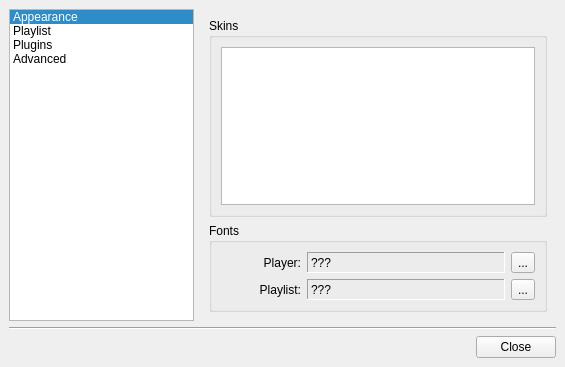
<ui version="4.0" >
 <class>ConfigDialog</class>
 <widget class="QDialog" name="ConfigDialog" >
  <property name="geometry" >
   <rect>
    <x>0</x>
    <y>0</y>
    <width>565</width>
    <height>367</height>
   </rect>
  </property>
  <property name="windowTitle" >
   <string>Qmmp Settings</string>
  </property>
  <layout class="QGridLayout" >
   <property name="margin" >
    <number>9</number>
   </property>
   <property name="spacing" >
    <number>6</number>
   </property>
   <item row="0" column="1" >
    <widget class="QStackedWidget" name="stackedWidget" >
     <property name="sizePolicy" >
      <sizepolicy>
       <hsizetype>5</hsizetype>
       <vsizetype>5</vsizetype>
       <horstretch>0</horstretch>
       <verstretch>0</verstretch>
      </sizepolicy>
     </property>
     <property name="frameShadow" >
      <enum>QFrame::Raised</enum>
     </property>
     <property name="currentIndex" >
      <number>0</number>
     </property>
     <widget class="QWidget" name="widget1" >
      <layout class="QVBoxLayout" >
       <property name="margin" >
        <number>9</number>
       </property>
       <property name="spacing" >
        <number>6</number>
       </property>
       <item>
        <widget class="QGroupBox" name="groupBox" >
         <property name="title" >
          <string>Skins</string>
         </property>
         <layout class="QVBoxLayout" >
          <property name="margin" >
           <number>9</number>
          </property>
          <property name="spacing" >
           <number>6</number>
          </property>
          <item>
           <widget class="QListWidget" name="listWidget" >
            <property name="movement" >
             <enum>QListView::Static</enum>
            </property>
            <property name="flow" >
             <enum>QListView::TopToBottom</enum>
            </property>
            <property name="viewMode" >
             <enum>QListView::ListMode</enum>
            </property>
            <property name="modelColumn" >
             <number>0</number>
            </property>
           </widget>
          </item>
         </layout>
        </widget>
       </item>
       <item>
        <widget class="QGroupBox" name="plGroupBox" >
         <property name="title" >
          <string>Fonts</string>
         </property>
         <layout class="QGridLayout" >
          <property name="margin" >
           <number>9</number>
          </property>
          <property name="spacing" >
           <number>6</number>
          </property>
          <item row="0" column="0" >
           <widget class="QLabel" name="label" >
            <property name="maximumSize" >
             <size>
              <width>80</width>
              <height>16777215</height>
             </size>
            </property>
            <property name="text" >
             <string>Player:</string>
            </property>
            <property name="alignment" >
             <set>Qt::AlignRight|Qt::AlignTrailing|Qt::AlignVCenter</set>
            </property>
           </widget>
          </item>
          <item row="1" column="0" >
           <widget class="QLabel" name="label_2" >
            <property name="maximumSize" >
             <size>
              <width>80</width>
              <height>16777215</height>
             </size>
            </property>
            <property name="text" >
             <string>Playlist:</string>
            </property>
            <property name="alignment" >
             <set>Qt::AlignRight|Qt::AlignTrailing|Qt::AlignVCenter</set>
            </property>
           </widget>
          </item>
          <item row="1" column="1" >
           <widget class="QLabel" name="plFontLabel" >
            <property name="frameShape" >
             <enum>QFrame::Panel</enum>
            </property>
            <property name="frameShadow" >
             <enum>QFrame::Sunken</enum>
            </property>
            <property name="text" >
             <string>???</string>
            </property>
           </widget>
          </item>
          <item row="1" column="2" >
           <widget class="QToolButton" name="plFontButton" >
            <property name="text" >
             <string>...</string>
            </property>
           </widget>
          </item>
          <item row="0" column="1" >
           <widget class="QLabel" name="mainFontLabel" >
            <property name="frameShape" >
             <enum>QFrame::Panel</enum>
            </property>
            <property name="frameShadow" >
             <enum>QFrame::Sunken</enum>
            </property>
            <property name="text" >
             <string>???</string>
            </property>
           </widget>
          </item>
          <item row="0" column="2" >
           <widget class="QToolButton" name="mainFontButton" >
            <property name="text" >
             <string>...</string>
            </property>
           </widget>
          </item>
         </layout>
        </widget>
       </item>
      </layout>
     </widget>
     <widget class="QWidget" name="page" >
      <layout class="QGridLayout" >
       <property name="margin" >
        <number>9</number>
       </property>
       <property name="spacing" >
        <number>6</number>
       </property>
       <item row="0" column="0" >
        <widget class="QGroupBox" name="groupBox_3" >
         <property name="title" >
          <string>Metadata</string>
         </property>
         <layout class="QGridLayout" >
          <property name="margin" >
           <number>9</number>
          </property>
          <property name="spacing" >
           <number>6</number>
          </property>
          <item row="0" column="0" >
           <widget class="QCheckBox" name="metadataCheckBox" >
            <property name="text" >
             <string>Load metadata from files</string>
            </property>
           </widget>
          </item>
         </layout>
        </widget>
       </item>
       <item row="1" column="0" >
        <widget class="QGroupBox" name="groupBox_2" >
         <property name="title" >
          <string>Song Display</string>
         </property>
         <layout class="QHBoxLayout" >
          <property name="margin" >
           <number>9</number>
          </property>
          <property name="spacing" >
           <number>6</number>
          </property>
          <item>
           <widget class="QLabel" name="label_4" >
            <property name="text" >
             <string>Title format:</string>
            </property>
            <property name="alignment" >
             <set>Qt::AlignRight|Qt::AlignTrailing|Qt::AlignVCenter</set>
            </property>
           </widget>
          </item>
          <item>
           <widget class="QLineEdit" name="formatLineEdit" />
          </item>
          <item>
           <widget class="QToolButton" name="titleButton" >
            <property name="text" >
             <string>...</string>
            </property>
           </widget>
          </item>
         </layout>
        </widget>
       </item>
       <item row="2" column="0" >
        <spacer>
         <property name="orientation" >
          <enum>Qt::Vertical</enum>
         </property>
         <property name="sizeHint" >
          <size>
           <width>20</width>
           <height>121</height>
          </size>
         </property>
        </spacer>
       </item>
      </layout>
     </widget>
     <widget class="QWidget" name="widget" >
      <layout class="QGridLayout" >
       <property name="margin" >
        <number>9</number>
       </property>
       <property name="spacing" >
        <number>6</number>
       </property>
       <item row="1" column="0" >
        <widget class="QPushButton" name="preferencesButton" >
         <property name="text" >
          <string>Preferences</string>
         </property>
        </widget>
       </item>
       <item row="1" column="1" >
        <widget class="QPushButton" name="informationButton" >
         <property name="text" >
          <string>Information</string>
         </property>
        </widget>
       </item>
       <item row="1" column="2" >
        <spacer>
         <property name="orientation" >
          <enum>Qt::Horizontal</enum>
         </property>
         <property name="sizeHint" >
          <size>
           <width>101</width>
           <height>20</height>
          </size>
         </property>
        </spacer>
       </item>
       <item row="0" column="0" colspan="3" >
        <widget class="QTabWidget" name="pluginsTab" >
         <property name="tabPosition" >
          <enum>QTabWidget::North</enum>
         </property>
         <property name="tabShape" >
          <enum>QTabWidget::Rounded</enum>
         </property>
         <property name="currentIndex" >
          <number>0</number>
         </property>
         <widget class="QWidget" name="Input" >
          <attribute name="title" >
           <string>Input</string>
          </attribute>
          <layout class="QHBoxLayout" >
           <property name="margin" >
            <number>9</number>
           </property>
           <property name="spacing" >
            <number>6</number>
           </property>
           <item>
            <widget class="QTableWidget" name="inputPluginTable" >
             <property name="selectionMode" >
              <enum>QAbstractItemView::SingleSelection</enum>
             </property>
             <property name="selectionBehavior" >
              <enum>QAbstractItemView::SelectRows</enum>
             </property>
             <property name="rowCount" >
              <number>0</number>
             </property>
             <property name="columnCount" >
              <number>0</number>
             </property>
            </widget>
           </item>
          </layout>
         </widget>
         <widget class="QWidget" name="Output" >
          <attribute name="title" >
           <string>Output</string>
          </attribute>
          <layout class="QHBoxLayout" >
           <property name="margin" >
            <number>9</number>
           </property>
           <property name="spacing" >
            <number>6</number>
           </property>
           <item>
            <widget class="QTableWidget" name="outputPluginTable" >
             <property name="selectionMode" >
              <enum>QAbstractItemView::SingleSelection</enum>
             </property>
             <property name="selectionBehavior" >
              <enum>QAbstractItemView::SelectRows</enum>
             </property>
            </widget>
           </item>
          </layout>
         </widget>
        </widget>
       </item>
      </layout>
     </widget>
     <widget class="QWidget" name="page_2" >
      <layout class="QVBoxLayout" >
       <property name="margin" >
        <number>9</number>
       </property>
       <property name="spacing" >
        <number>6</number>
       </property>
       <item>
        <widget class="QGroupBox" name="groupBox_4" >
         <property name="title" >
          <string>Tray Icon</string>
         </property>
         <layout class="QGridLayout" >
          <property name="margin" >
           <number>9</number>
          </property>
          <property name="spacing" >
           <number>6</number>
          </property>
          <item row="2" column="0" >
           <widget class="QCheckBox" name="toolTipCheckBox" >
            <property name="text" >
             <string>Show tooltip</string>
            </property>
           </widget>
          </item>
          <item row="1" column="0" >
           <widget class="QCheckBox" name="messageCheckBox" >
            <property name="text" >
             <string>Show message</string>
            </property>
           </widget>
          </item>
          <item row="3" column="1" >
           <widget class="QSpinBox" name="messageDelaySpinBox" >
            <property name="maximum" >
             <number>10000</number>
            </property>
            <property name="minimum" >
             <number>100</number>
            </property>
            <property name="singleStep" >
             <number>100</number>
            </property>
            <property name="value" >
             <number>1000</number>
            </property>
           </widget>
          </item>
          <item row="3" column="0" >
           <widget class="QLabel" name="label_3" >
            <property name="text" >
             <string>Message delay, ms:</string>
            </property>
            <property name="alignment" >
             <set>Qt::AlignRight|Qt::AlignTrailing|Qt::AlignVCenter</set>
            </property>
           </widget>
          </item>
          <item row="0" column="0" colspan="2" >
           <widget class="QCheckBox" name="trayCheckBox" >
            <property name="text" >
             <string>Show tray icon</string>
            </property>
           </widget>
          </item>
         </layout>
        </widget>
       </item>
       <item>
        <widget class="QGroupBox" name="closeGroupBox" >
         <property name="title" >
          <string>Action On Close</string>
         </property>
         <layout class="QVBoxLayout" >
          <property name="margin" >
           <number>9</number>
          </property>
          <property name="spacing" >
           <number>6</number>
          </property>
          <item>
           <widget class="QRadioButton" name="hideToTrayRadioButton" >
            <property name="text" >
             <string>Hide to tray</string>
            </property>
           </widget>
          </item>
          <item>
           <widget class="QRadioButton" name="quitRadioButton" >
            <property name="text" >
             <string>Quit</string>
            </property>
            <property name="checked" >
             <bool>true</bool>
            </property>
           </widget>
          </item>
         </layout>
        </widget>
       </item>
       <item>
        <spacer>
         <property name="orientation" >
          <enum>Qt::Vertical</enum>
         </property>
         <property name="sizeHint" >
          <size>
           <width>20</width>
           <height>40</height>
          </size>
         </property>
        </spacer>
       </item>
      </layout>
     </widget>
    </widget>
   </item>
   <item row="0" column="0" >
    <widget class="QListWidget" name="contentsWidget" >
     <property name="sizePolicy" >
      <sizepolicy>
       <hsizetype>4</hsizetype>
       <vsizetype>5</vsizetype>
       <horstretch>0</horstretch>
       <verstretch>0</verstretch>
      </sizepolicy>
     </property>
     <property name="maximumSize" >
      <size>
       <width>185</width>
       <height>16777215</height>
      </size>
     </property>
     <property name="iconSize" >
      <size>
       <width>38</width>
       <height>38</height>
      </size>
     </property>
     <property name="movement" >
      <enum>QListView::Static</enum>
     </property>
     <property name="flow" >
      <enum>QListView::TopToBottom</enum>
     </property>
     <property name="isWrapping" stdset="0" >
      <bool>false</bool>
     </property>
     <property name="resizeMode" >
      <enum>QListView::Adjust</enum>
     </property>
     <property name="viewMode" >
      <enum>QListView::ListMode</enum>
     </property>
     <property name="uniformItemSizes" >
      <bool>false</bool>
     </property>
     <property name="batchSize" >
      <number>100</number>
     </property>
     <property name="wordWrap" >
      <bool>false</bool>
     </property>
     <property name="currentRow" >
      <number>0</number>
     </property>
     <item>
      <property name="text" >
       <string>Appearance</string>
      </property>
      <property name="icon" >
       <iconset resource="images/images.qrc" >:/interface.png</iconset>
      </property>
     </item>
     <item>
      <property name="text" >
       <string>Playlist</string>
      </property>
      <property name="icon" >
       <iconset resource="images/images.qrc" >:/playlist.png</iconset>
      </property>
     </item>
     <item>
      <property name="text" >
       <string>Plugins</string>
      </property>
      <property name="icon" >
       <iconset resource="images/images.qrc" >:/plugins.png</iconset>
      </property>
     </item>
     <item>
      <property name="text" >
       <string>Advanced</string>
      </property>
      <property name="icon" >
       <iconset resource="images/images.qrc" >:/advanced.png</iconset>
      </property>
     </item>
    </widget>
   </item>
   <item row="1" column="0" colspan="2" >
    <widget class="Line" name="line" >
     <property name="orientation" >
      <enum>Qt::Horizontal</enum>
     </property>
    </widget>
   </item>
   <item row="3" column="0" colspan="2" >
    <layout class="QHBoxLayout" >
     <property name="margin" >
      <number>0</number>
     </property>
     <property name="spacing" >
      <number>6</number>
     </property>
     <item>
      <spacer>
       <property name="orientation" >
        <enum>Qt::Horizontal</enum>
       </property>
       <property name="sizeHint" >
        <size>
         <width>341</width>
         <height>20</height>
        </size>
       </property>
      </spacer>
     </item>
     <item>
      <widget class="QPushButton" name="closeButton" >
       <property name="text" >
        <string>Close</string>
       </property>
      </widget>
     </item>
    </layout>
   </item>
  </layout>
 </widget>
 <resources>
  <include location="images/images.qrc" />
 </resources>
 <connections>
  <connection>
   <sender>closeButton</sender>
   <signal>clicked()</signal>
   <receiver>ConfigDialog</receiver>
   <slot>accept()</slot>
   <hints>
    <hint type="sourcelabel" >
     <x>510</x>
     <y>364</y>
    </hint>
    <hint type="destinationlabel" >
     <x>316</x>
     <y>340</y>
    </hint>
   </hints>
  </connection>
  <connection>
   <sender>trayCheckBox</sender>
   <signal>toggled(bool)</signal>
   <receiver>toolTipCheckBox</receiver>
   <slot>setEnabled(bool)</slot>
   <hints>
    <hint type="sourcelabel" >
     <x>344</x>
     <y>66</y>
    </hint>
    <hint type="destinationlabel" >
     <x>177</x>
     <y>113</y>
    </hint>
   </hints>
  </connection>
  <connection>
   <sender>trayCheckBox</sender>
   <signal>toggled(bool)</signal>
   <receiver>messageDelaySpinBox</receiver>
   <slot>setEnabled(bool)</slot>
   <hints>
    <hint type="sourcelabel" >
     <x>208</x>
     <y>55</y>
    </hint>
    <hint type="destinationlabel" >
     <x>469</x>
     <y>148</y>
    </hint>
   </hints>
  </connection>
  <connection>
   <sender>trayCheckBox</sender>
   <signal>toggled(bool)</signal>
   <receiver>messageCheckBox</receiver>
   <slot>setEnabled(bool)</slot>
   <hints>
    <hint type="sourcelabel" >
     <x>262</x>
     <y>55</y>
    </hint>
    <hint type="destinationlabel" >
     <x>258</x>
     <y>76</y>
    </hint>
   </hints>
  </connection>
  <connection>
   <sender>trayCheckBox</sender>
   <signal>clicked(bool)</signal>
   <receiver>closeGroupBox</receiver>
   <slot>setEnabled(bool)</slot>
   <hints>
    <hint type="sourcelabel" >
     <x>376</x>
     <y>56</y>
    </hint>
    <hint type="destinationlabel" >
     <x>436</x>
     <y>175</y>
    </hint>
   </hints>
  </connection>
  <connection>
   <sender>messageCheckBox</sender>
   <signal>toggled(bool)</signal>
   <receiver>messageDelaySpinBox</receiver>
   <slot>setEnabled(bool)</slot>
   <hints>
    <hint type="sourcelabel" >
     <x>307</x>
     <y>82</y>
    </hint>
    <hint type="destinationlabel" >
     <x>469</x>
     <y>148</y>
    </hint>
   </hints>
  </connection>
 </connections>
</ui>
